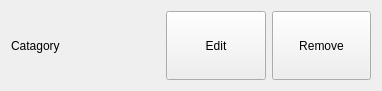
<?xml version="1.0" encoding="UTF-8"?>
<ui version="4.0">
 <class>FoodCatagory</class>
 <widget class="QWidget" name="FoodCatagory">
  <property name="geometry">
   <rect>
    <x>0</x>
    <y>0</y>
    <width>382</width>
    <height>91</height>
   </rect>
  </property>
  <property name="windowTitle">
   <string>Form</string>
  </property>
  <layout class="QGridLayout" name="gridLayout">
   <item row="0" column="0">
    <layout class="QHBoxLayout" name="horizontalLayout" stretch="3,2,2">
     <property name="sizeConstraint">
      <enum>QLayout::SetFixedSize</enum>
     </property>
     <item>
      <widget class="QLabel" name="lbl_Catagory">
       <property name="text">
        <string>Catagory</string>
       </property>
      </widget>
     </item>
     <item>
      <widget class="QPushButton" name="btn_Edit">
       <property name="sizePolicy">
        <sizepolicy hsizetype="Preferred" vsizetype="Preferred">
         <horstretch>0</horstretch>
         <verstretch>0</verstretch>
        </sizepolicy>
       </property>
       <property name="text">
        <string>Edit</string>
       </property>
      </widget>
     </item>
     <item>
      <widget class="QPushButton" name="btn_Remove">
       <property name="sizePolicy">
        <sizepolicy hsizetype="Preferred" vsizetype="Preferred">
         <horstretch>0</horstretch>
         <verstretch>0</verstretch>
        </sizepolicy>
       </property>
       <property name="text">
        <string>Remove</string>
       </property>
      </widget>
     </item>
    </layout>
   </item>
  </layout>
 </widget>
 <resources/>
 <connections/>
</ui>
